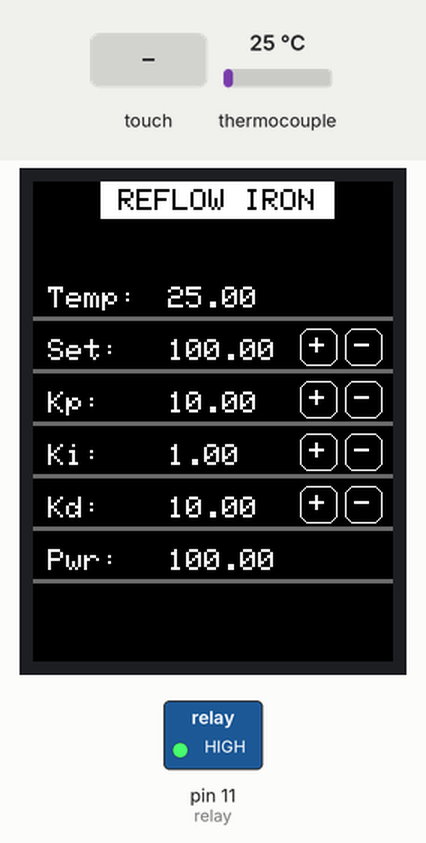
Simulated run of this sketch. Board: Arduino Uno, built with avr-gcc and run on an emulated ATmega328P. Parts: 240×320 colour display, switched loads named in the sketch (green lamp = pin HIGH). Inputs (shaded band) come from the test bench; at power-on: thermocouple 25 °C. EEPROM starts erased; pins used as bus, display or sensor lines are not drawn.

Above: at 1.6 s.
1.7 s: thermocouple set to 75 °C
At 3.7 s:
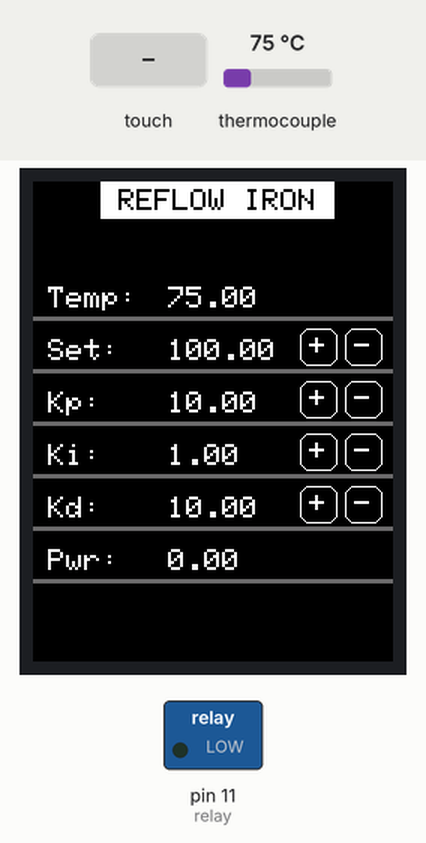
4.4 s: touch panel pressed at 87 % / 30 % of its raw x / y range
At 4.9 s:
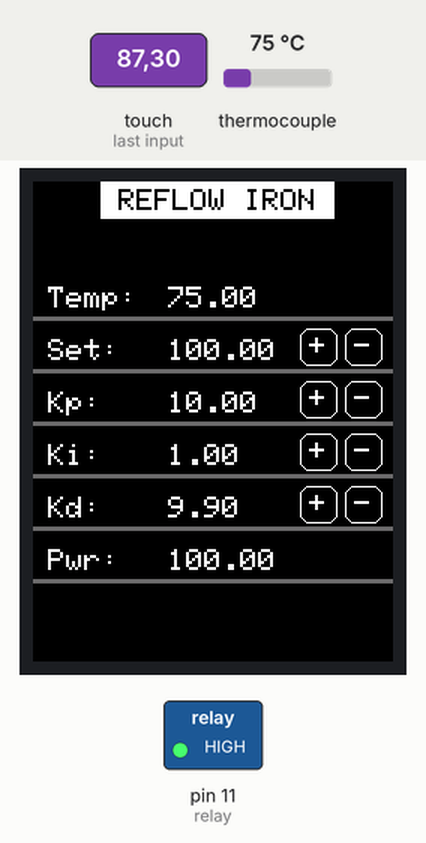
6.0 s: thermocouple set to 150 °C
At 7.4 s:
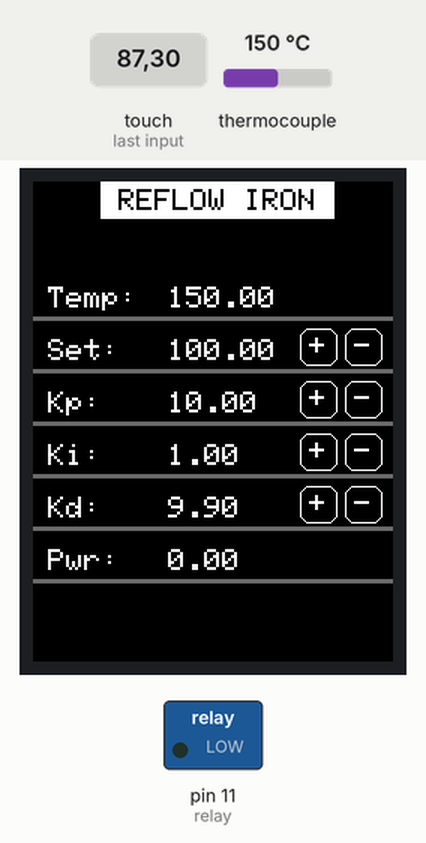
8.4 s: thermocouple set to 6 °C
At 10.9 s:
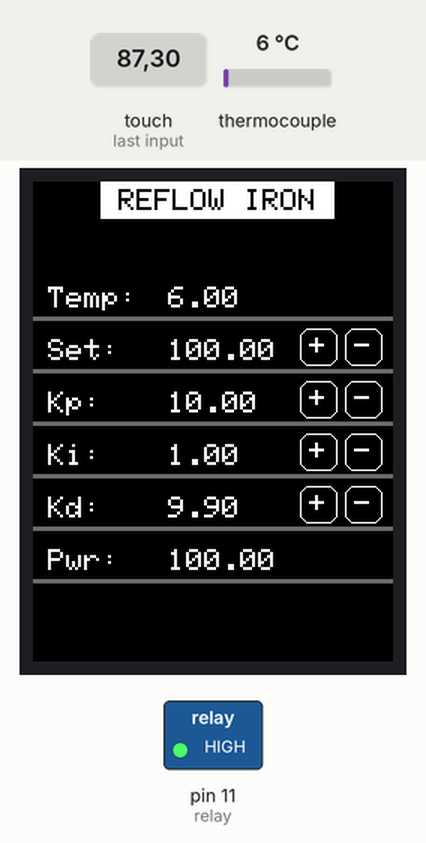
11.4 s: touch panel pressed at 87 % / 50 % of its raw x / y range
At 12.8 s:
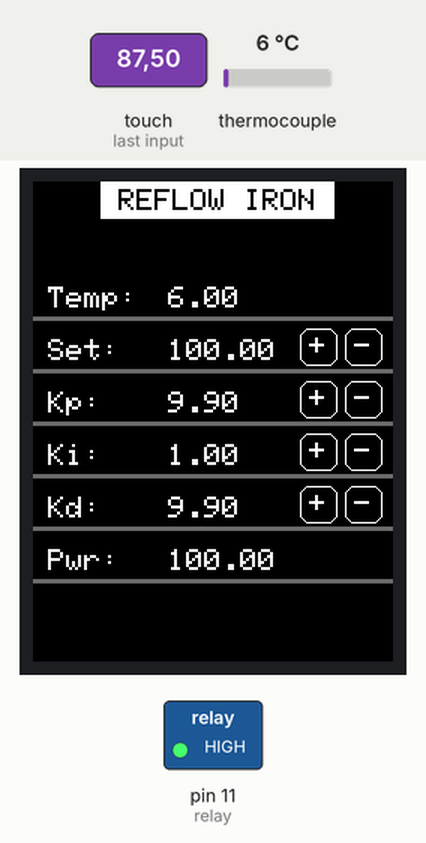
Timing chart, 0 to 14.4 s (numbered marks = the images above; inputs shaded):
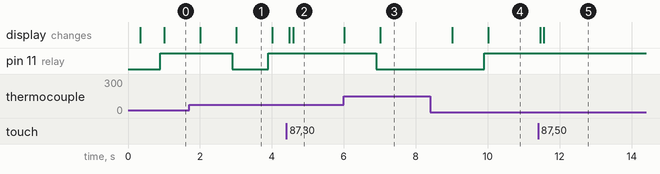

Measured:
- after the input at 1.7 s, pin 11 (relay): HIGH → LOW after 1.2 s, → HIGH 1.0 s later; the display: first changes after 0.31 s (image 1 shows a later state)
- after the input at 4.4 s, pin 11 (relay): stays HIGH (without the input it goes to LOW after 0.60 s); the display: first changes after 0.08 s (image 2 shows a later state)
- after the input at 6.0 s, pin 11 (relay): HIGH → LOW after 0.90 s; the display: first changes at once (image 3 shows a later state)
- after the input at 8.4 s, pin 11 (relay): LOW → HIGH after 1.5 s; the display: first changes after 0.61 s (image 4 shows a later state)
- after the input at 11.4 s, the display: first changes after 0.06 s (image 5 shows a later state)
- what the display in image 1 shows lasts 1.0 s, from 3.0 s to 4.0 s

The sketch:

hotplate-controller-arduino.ino
```cpp
#include <TouchScreen.h>
#include <Adafruit_GFX.h>
#include <MCUFRIEND_kbv.h>
#include "max6675.h"
#include <EEPROM.h>
#include "PID961.h"
#include <avr/wdt.h>  // Include the avr-libc Watchdog timer handling library


//#define DEBUGEEE

// Pinouts
#define relay 11
#define PIDSAMPLETIME 1000

#define FIRST_BUTTON_Y 75

#define SECONDSTOSAVE 30

#define thermoCS 10
#define thermoDO 12
#define thermoCLK 13

#define PROPERTIES_COUNT 6  //TEMP SETPOINT Kp Ki Kd


#define CHECKSUM_ADRESS 0
#define CHECKSUM 123
#define CONFIG_ADRESS 10


// Variables
//uint8_t redraw_counter = 0; //counter used to redraw the screen
unsigned long millisbtn = 0;
unsigned long previousMillis = 0;  //counter for every
double Actualtemp = 0;             //current temperature read
double Output = 0;
struct config_t {
  double Setpoint;
  double Kp;
  double Ki;
  double Kd;
};
config_t current_config = { .Setpoint = 100, .Kp = 10, .Ki = 1, .Kd = 10 };

uint8_t last_change = SECONDSTOSAVE;

int x = 165,
    y = 231, w = 36, h = 36;

MCUFRIEND_kbv tft;

PID myPID(&Actualtemp, &Output, &current_config.Setpoint, 0, 0, 0, DIRECT);
unsigned long windowStartTime;

MAX6675 thermocouple(thermoCLK, thermoCS, thermoDO);

// require touch screen calibration
// Put your calibrated touchSensor values here
const int XP = 8, XM = A2, YP = A3, YM = 9;  //240x320 ID=0x9341

const int TS_LEFT = 139, TS_RT = 895, TS_TOP = 907, TS_BOT = 91;

#define MINPRESSURE 200
#define MAXPRESSURE 1000

TouchScreen ts = TouchScreen(XP, YP, XM, YM, 300);


// get touch input
int pixel_x, pixel_y;
bool Touch_getXY(void) {
  TSPoint p = ts.getPoint();
  pinMode(YP, OUTPUT);  //restore shared pins
  pinMode(XM, OUTPUT);
  digitalWrite(YP, HIGH);  //because TFT control pins
  digitalWrite(XM, HIGH);
  bool pressed = (p.z > MINPRESSURE && p.z < MAXPRESSURE);
  if (pressed) {
#ifdef DEBUGEEE
    Serial.println(String(p.x) + " " + String(p.y));
#endif
    pixel_x = map(p.x, TS_LEFT, TS_RT, 0, tft.width());
    pixel_y = map(p.y, TS_TOP, TS_BOT, 0, tft.height());
  }
  return pressed;
}

#define BLACK 0x0000
#define WHITE 0xFFFF
#define BLUE 0x001F
#define RED 0xF800
#define GREEN 0x07E0
#define CYAN 0x07FF
#define MAGENTA 0xF81F
#define YELLOW 0xFFE0
#define GRAY 0x6B4D


struct property_t {
  double* value_ptr;
  uint16_t min;
  uint16_t max;
  uint8_t inc;
  const char* name;
  Adafruit_GFX_Button* btnp;
  Adafruit_GFX_Button* btnm;
  void (*callback)(void);
};
property_t properties[PROPERTIES_COUNT] = {
  { .value_ptr = &Actualtemp, .min = -10, .max = 500, .inc = 0, .name = "Temp" },
  { .value_ptr = &current_config.Setpoint, .min = 0, .max = 400, .inc = 10, .name = "Set" },
  { .value_ptr = &current_config.Kp, .min = 0, .max = 100, .inc = 1, .name = "Kp" },
  { .value_ptr = &current_config.Ki, .min = 0, .max = 100, .inc = 1, .name = "Ki" },
  { .value_ptr = &current_config.Kd, .min = 0, .max = 100, .inc = 1, .name = "Kd" },
  { .value_ptr = &Output, .min = 0, .max = 100, .inc = 0, .name = "Pwr" }
};

void setup(void) {
  wdt_enable(WDTO_4S);  // Set watchdog timeout to 4 seconds
  wdt_reset();          // Reset the watchdog timer
  windowStartTime = millis();
#ifdef DEBUGEEE
  Serial.begin(115200);
#endif
  pinMode(relay, OUTPUT);
  digitalWrite(relay, LOW);
  tft.begin(0x9341);
  tft.setRotation(2);
  tft.fillScreen(BLACK);
  tft.fillRect(45, 0, 156, 5, WHITE);
  tft.fillRect(45, 20, 156, 5, WHITE);
  tft.setTextColor(BLACK, WHITE);
  tft.setTextSize(2);
  tft.setCursor(45, 5);
  tft.print(" REFLOW IRON ");

  loadConfig();  //LOAD CONFIG

  tft.setTextColor(BLACK, YELLOW);
  // initialise buttons
  for (uint8_t i = 0; i < PROPERTIES_COUNT; i++) {
    redrawButtonText(i, true);
    if (properties[i].inc != 0) {
      properties[i].btnp = (Adafruit_GFX_Button*)malloc(sizeof(Adafruit_GFX_Button));
      properties[i].btnm = (Adafruit_GFX_Button*)malloc(sizeof(Adafruit_GFX_Button));
      properties[i].btnp->initButton(&tft, 190, FIRST_BUTTON_Y + (35 * i), 25, 25, WHITE, BLACK, WHITE, "+", 2);
      properties[i].btnm->initButton(&tft, 220, FIRST_BUTTON_Y + (35 * i), 25, 25, WHITE, BLACK, WHITE, "-", 2);
      properties[i].btnp->drawButton(false);
      properties[i].btnm->drawButton(false);
      if (i > 1) properties[i].callback = &handlePidChange;
    }
  }

  myPID.SetOutputLimits(0, 100);                                              //tell the PID to range between 0 and the full window size
  myPID.SetTunings(current_config.Kp, current_config.Ki, current_config.Kd);  //SET AGRESSIVE TUNING PARAMETERS
  myPID.SetMode(AUTOMATIC);                                                   // ACTIVATE PIDF CONTROLLER
  myPID.SetSampleTime(PIDSAMPLETIME);
}
void handlePidChange() {
  myPID.SetTunings(current_config.Kp, current_config.Ki, current_config.Kd);  //SET AGRESSIVE TUNING PARAMETERS
}
void redrawButtonText(uint8_t i, bool fresh) {
  tft.fillRect(0, (FIRST_BUTTON_Y + 15) + (35 * i), 240, 3, GRAY);

  tft.fillRect(90, (FIRST_BUTTON_Y - 5) + (35 * i), 80, 20, BLACK);
  tft.setTextSize(2);
  tft.setTextColor(WHITE);
  if (fresh) {
    tft.setCursor(10, (FIRST_BUTTON_Y - 5) + (35 * i));
    tft.print(properties[i].name);
    tft.print(":");
  }
  tft.setCursor(90, (FIRST_BUTTON_Y - 5) + (35 * i));
  tft.print(*properties[i].value_ptr);
}
void loop(void) {
  wdt_reset();  // Reset the watchdog timer
  myPID.Compute();

  bool down = Touch_getXY();
  if (millis() - millisbtn > 100) {
    millisbtn = millis();
    for (uint8_t i = 0; i < PROPERTIES_COUNT; i++) {
      // PreHeat
      if (properties[i].inc == 0) continue;
      properties[i].btnp->press(down && properties[i].btnp->contains(pixel_x, pixel_y));
      properties[i].btnm->press(down && properties[i].btnm->contains(pixel_x, pixel_y));


      if (properties[i].btnp->justPressed()) properties[i].btnp->drawButton(true);
      if (properties[i].btnm->justPressed()) properties[i].btnm->drawButton(true);
      if (properties[i].btnp->justReleased()) {
        properties[i].btnp->drawButton();
        if (*properties[i].value_ptr < properties[i].max) {
          *properties[i].value_ptr += (properties[i].inc / 10.0);
          if (properties[i].callback != NULL)
            properties[i].callback();
          redrawButtonText(i, false);
          last_change = 0;
        }
      }
      if (properties[i].btnm->justReleased()) {
        properties[i].btnm->drawButton();
        if (*properties[i].value_ptr > properties[i].min) {
          *properties[i].value_ptr -= (properties[i].inc / 10.0);
          if (properties[i].callback != NULL)
            properties[i].callback();
          redrawButtonText(i, false);
          last_change = 0;
        }
      }
    }
  }
  if (millis() - previousMillis >= 1000) {
    previousMillis = millis();
    if (last_change < SECONDSTOSAVE) {
      last_change++;
      if (last_change == SECONDSTOSAVE)
        saveConfig();
    }

    Actualtemp = thermocouple.readCelsius();  // get temperature from thermocouple

    if (Actualtemp != Actualtemp)
      showError(1);
    else if (Actualtemp < -30)
      showError(2);
    else if (Actualtemp > 500)
      showError(3);


    redrawButtonText(0, false);  //redraw temperature
    redrawButtonText(5, false);  //redraw temperature

#ifdef DEBUGEEE
    Serial.println();
    Serial.println("Setpoint:");
    Serial.println(current_config.Setpoint);
    Serial.println("CurrentT:");
    Serial.println(Actualtemp);
    Serial.println("Power:");
    Serial.println(Output);
#endif
  }

  if (millis() - windowStartTime > PIDSAMPLETIME) {  //time to shift the Relay Window
    windowStartTime += PIDSAMPLETIME;
  }

  digitalWrite(relay, (map(Output, 0, 100, 0, PIDSAMPLETIME) > (millis() - windowStartTime)));
}

void saveConfig() {
#ifdef DEBUGEEE
  Serial.println("Saving EEPROM");
#endif
  EEPROM.put(CONFIG_ADRESS, current_config);
  uint8_t checksum = 0;
  EEPROM.get(CHECKSUM_ADRESS, checksum);
  if (checksum != CHECKSUM) {
    checksum = CHECKSUM;
    EEPROM.put(CHECKSUM_ADRESS, checksum);
  }
}
void loadConfig() {
#ifdef DEBUGEEE
  Serial.println("Loading EEPROM");
#endif
  uint8_t checksum = 0;
  EEPROM.get(CHECKSUM_ADRESS, checksum);
  if (checksum == CHECKSUM)
    EEPROM.get(CONFIG_ADRESS, current_config);
  else {
#ifdef DEBUGEEE
    Serial.println("Initialising EEPROM");
#endif
    saveConfig();
  }
}
void showError(uint8_t err) {
  digitalWrite(relay, LOW);
  tft.fillScreen(BLACK);
  tft.setTextColor(YELLOW, RED);
  tft.setTextSize(5);
  tft.setCursor(10, 100);
  tft.print("ERROR ");
  tft.print(err);
  while (true) {
    wdt_reset();  // Reset the watchdog timer
    delay(1000);
  }
}
```

PID961.cpp
```cpp
#if ARDUINO >= 100
  #include "Arduino.h"
#else
  #include "WProgram.h"
#endif

#include "PID961.h"

/*Constructor (...)*********************************************************
 *    The parameters specified here are those for for which we can't set up
 *    reliable defaults, so we need to have the user set them.
 ***************************************************************************/
PID::PID(double* Input, double* Output, double* Setpoint,
        double Kp, double Ki, double Kd, int POn, int ControllerDirection)
{
    myOutput = Output;
    myInput = Input;
    mySetpoint = Setpoint;
    inAuto = false;

    PID::SetOutputLimits(0, 255);				//default output limit corresponds to
												//the arduino pwm limits

    SampleTime = 100;							//default Controller Sample Time is 0.1 seconds

    PID::SetControllerDirection(ControllerDirection);
    PID::SetTunings(Kp, Ki, Kd, POn);

    lastTime = millis()-SampleTime;
}

/*Constructor (...)*********************************************************
 *    To allow backwards compatability for v1.1, or for people that just want
 *    to use Proportional on Error without explicitly saying so
 ***************************************************************************/

PID::PID(double* Input, double* Output, double* Setpoint,
        double Kp, double Ki, double Kd, int ControllerDirection)
    :PID::PID(Input, Output, Setpoint, Kp, Ki, Kd, P_ON_E, ControllerDirection)
{

}


/* Compute() **********************************************************************
 *     This, as they say, is where the magic happens.  this function should be called
 *   every time "void loop()" executes.  the function will decide for itself whether a new
 *   pid Output needs to be computed.  returns true when the output is computed,
 *   false when nothing has been done.
 **********************************************************************************/
bool PID::Compute()
{
   if(!inAuto) return false;
   unsigned long now = millis();
   unsigned long timeChange = (now - lastTime);
   if(timeChange>=SampleTime)
   {
      /*Compute all the working error variables*/
      double input = *myInput;
      double error = *mySetpoint - input;
      double dInput = (input - lastInput);

	  if (*myOutput< outMax && *myOutput > outMin) //ANTI WINDUP COMPENSATION
		  outputSum+= (ki * error);


      /*Add Proportional on Measurement, if P_ON_M is specified*/
      if(!pOnE) outputSum-= kp * dInput;

      if(outputSum > outMax) outputSum= outMax;
      else if(outputSum < outMin) outputSum= outMin;

      /*Add Proportional on Error, if P_ON_E is specified*/
	   double output;
      if(pOnE) output = kp * error;
      else output = 0;

      /*Compute Rest of PID Output*/
      output += outputSum - kd * dInput;

	    if(output > outMax) output = outMax;
      else if(output < outMin) output = outMin;
	    *myOutput = output;

      /*Remember some variables for next time*/
      lastInput = input;
      lastTime = now;
	    return true;
   }
   else return false;
}

/* SetTunings(...)*************************************************************
 * This function allows the controller's dynamic performance to be adjusted.
 * it's called automatically from the constructor, but tunings can also
 * be adjusted on the fly during normal operation
 ******************************************************************************/
void PID::SetTunings(double Kp, double Ki, double Kd, int POn)
{
   if (Kp<0 || Ki<0 || Kd<0) return;

   pOn = POn;
   pOnE = POn == P_ON_E;

   dispKp = Kp; dispKi = Ki; dispKd = Kd;

   double SampleTimeInSec = ((double)SampleTime)/1000;
   kp = Kp;
   ki = Ki * SampleTimeInSec;
   kd = Kd / SampleTimeInSec;

  if(controllerDirection ==REVERSE)
   {
      kp = (0 - kp);
      ki = (0 - ki);
      kd = (0 - kd);
   }
}

/* SetTunings(...)*************************************************************
 * Set Tunings using the last-rembered POn setting
 ******************************************************************************/
void PID::SetTunings(double Kp, double Ki, double Kd){
    SetTunings(Kp, Ki, Kd, pOn);
}

/* SetSampleTime(...) *********************************************************
 * sets the period, in Milliseconds, at which the calculation is performed
 ******************************************************************************/
void PID::SetSampleTime(int NewSampleTime)
{
   if (NewSampleTime > 0)
   {
      double ratio  = (double)NewSampleTime
                      / (double)SampleTime;
      ki *= ratio;
      kd /= ratio;
      SampleTime = (unsigned long)NewSampleTime;
   }
}

/* SetOutputLimits(...)****************************************************
 *     This function will be used far more often than SetInputLimits.  while
 *  the input to the controller will generally be in the 0-1023 range (which is
 *  the default already,)  the output will be a little different.  maybe they'll
 *  be doing a time window and will need 0-8000 or something.  or maybe they'll
 *  want to clamp it from 0-125.  who knows.  at any rate, that can all be done
 *  here.
 **************************************************************************/
void PID::SetOutputLimits(double Min, double Max)
{
   if(Min >= Max) return;
   outMin = Min;
   outMax = Max;

   if(inAuto)
   {
	   if(*myOutput > outMax) *myOutput = outMax;
	   else if(*myOutput < outMin) *myOutput = outMin;

	   if(outputSum > outMax) outputSum= outMax;
	   else if(outputSum < outMin) outputSum= outMin;
   }
}

/* SetMode(...)****************************************************************
 * Allows the controller Mode to be set to manual (0) or Automatic (non-zero)
 * when the transition from manual to auto occurs, the controller is
 * automatically initialized
 ******************************************************************************/
void PID::SetMode(int Mode)
{
    bool newAuto = (Mode == AUTOMATIC);
    if(newAuto && !inAuto)
    {  /*we just went from manual to auto*/
        PID::Initialize();
    }
    inAuto = newAuto;
}

/* Initialize()****************************************************************
 *	does all the things that need to happen to ensure a bumpless transfer
 *  from manual to automatic mode.
 ******************************************************************************/
void PID::Initialize()
{
   outputSum = *myOutput;
   lastInput = *myInput;
   if(outputSum > outMax) outputSum = outMax;
   else if(outputSum < outMin) outputSum = outMin;
}

/* SetControllerDirection(...)*************************************************
 * The PID will either be connected to a DIRECT acting process (+Output leads
 * to +Input) or a REVERSE acting process(+Output leads to -Input.)  we need to
 * know which one, because otherwise we may increase the output when we should
 * be decreasing.  This is called from the constructor.
 ******************************************************************************/
void PID::SetControllerDirection(int Direction)
{
   if(inAuto && Direction !=controllerDirection)
   {
	    kp = (0 - kp);
      ki = (0 - ki);
      kd = (0 - kd);
   }
   controllerDirection = Direction;
}

/* Status Funcions*************************************************************
 * Just because you set the Kp=-1 doesn't mean it actually happened.  these
 * functions query the internal state of the PID.  they're here for display
 * purposes.  this are the functions the PID Front-end uses for example
 ******************************************************************************/
double PID::GetKp(){ return  dispKp; }
double PID::GetKi(){ return  dispKi;}
double PID::GetKd(){ return  dispKd;}
int PID::GetMode(){ return  inAuto ? AUTOMATIC : MANUAL;}
int PID::GetDirection(){ return controllerDirection;}
```

Source omitted: PID961.h (3992 bytes)
